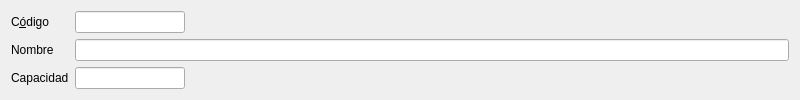
<?xml version="1.0" encoding="UTF-8"?>
<ui version="4.0">
 <class>Form</class>
 <widget class="QWidget" name="Form">
  <property name="geometry">
   <rect>
    <x>0</x>
    <y>0</y>
    <width>800</width>
    <height>96</height>
   </rect>
  </property>
  <property name="windowTitle">
   <string>Form</string>
  </property>
  <property name="tableName" stdset="0">
   <string>almacenes</string>
  </property>
  <layout class="QGridLayout" name="gridLayout">
   <item row="0" column="0">
    <widget class="QLabel" name="label_2">
     <property name="text">
      <string>C&amp;ódigo</string>
     </property>
     <property name="buddy">
      <cstring>db_codigo</cstring>
     </property>
    </widget>
   </item>
   <item row="0" column="3">
    <spacer name="horizontalSpacer">
     <property name="orientation">
      <enum>Qt::Horizontal</enum>
     </property>
     <property name="sizeHint" stdset="0">
      <size>
       <width>518</width>
       <height>20</height>
      </size>
     </property>
    </spacer>
   </item>
   <item row="1" column="0">
    <widget class="QLabel" name="label_3">
     <property name="text">
      <string>Nombre</string>
     </property>
     <property name="buddy">
      <cstring>db_nombre</cstring>
     </property>
    </widget>
   </item>
   <item row="2" column="0" colspan="2">
    <widget class="QLabel" name="label">
     <property name="text">
      <string>Capacidad</string>
     </property>
    </widget>
   </item>
   <item row="2" column="2">
    <widget class="DBLineEdit" name="db_codigo_2">
     <property name="fieldName" stdset="0">
      <string>codigo</string>
     </property>
     <property name="dataEditable" stdset="0">
      <bool>true</bool>
     </property>
    </widget>
   </item>
   <item row="2" column="3">
    <spacer name="horizontalSpacer_2">
     <property name="orientation">
      <enum>Qt::Horizontal</enum>
     </property>
     <property name="sizeHint" stdset="0">
      <size>
       <width>598</width>
       <height>20</height>
      </size>
     </property>
    </spacer>
   </item>
   <item row="1" column="2" colspan="2">
    <widget class="DBLineEdit" name="db_nombre">
     <property name="fieldName" stdset="0">
      <string>nombre</string>
     </property>
     <property name="dataEditable" stdset="0">
      <bool>true</bool>
     </property>
    </widget>
   </item>
   <item row="0" column="2">
    <widget class="DBLineEdit" name="db_codigo">
     <property name="fieldName" stdset="0">
      <string>codigo</string>
     </property>
     <property name="dataEditable" stdset="0">
      <bool>true</bool>
     </property>
    </widget>
   </item>
  </layout>
 </widget>
 <customwidgets>
  <customwidget>
   <class>DBLineEdit</class>
   <extends>QLineEdit</extends>
   <header>widgets/dblineedit.h</header>
  </customwidget>
 </customwidgets>
 <tabstops>
  <tabstop>db_codigo</tabstop>
  <tabstop>db_nombre</tabstop>
 </tabstops>
 <resources/>
 <connections/>
</ui>
